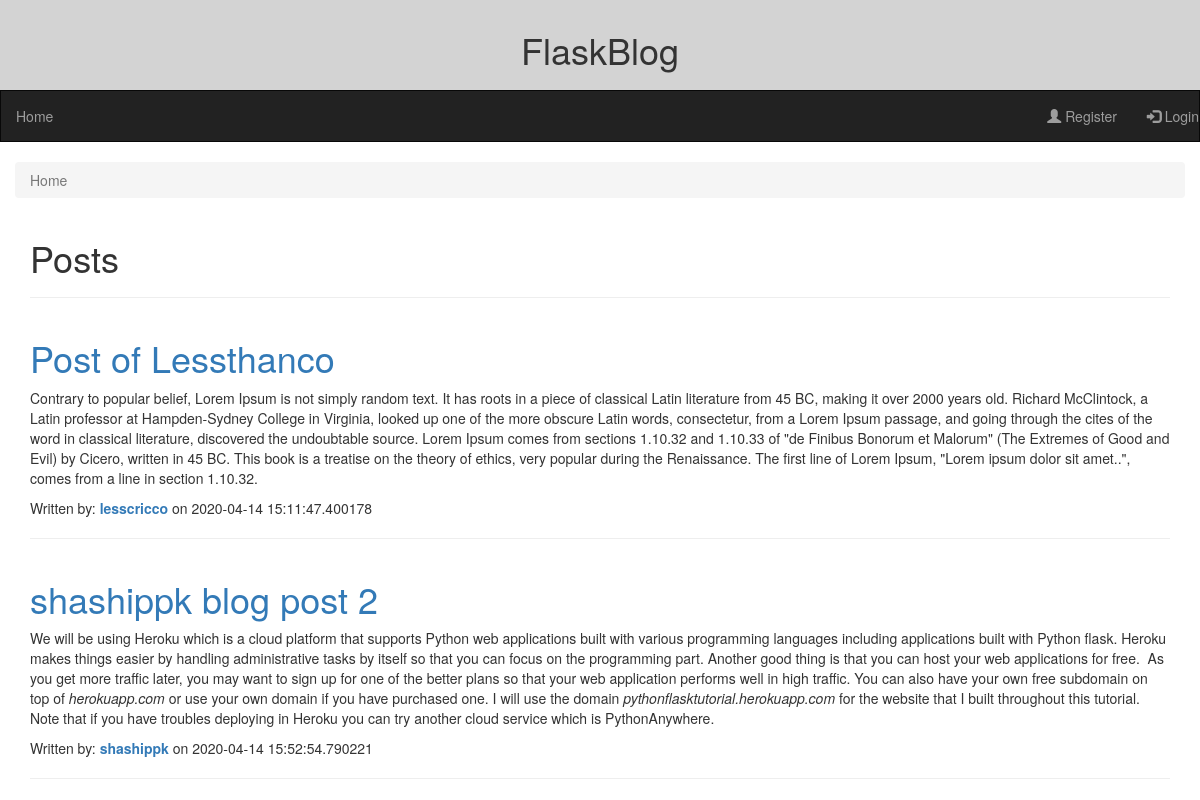
The page / on the database its author committed.
### app.py (models this page shows, shortened)
class Blogpost(db.Model):
    id=db.Column(db.Integer,primary_key=True)
    title=db.Column(db.String(1000),nullable=False)
    content=db.Column(db.Text,nullable=False)
    author=db.Column(db.String(100),default="Anonymous")
    authorid=db.Column(db.Integer)
    date=db.Column(db.DateTime,default=datetime.utcnow)

### app.py (the view)
@app.route("/")
def main():
    blogposts=Blogpost.query.all()
    return render_template('home.html',blogposts=blogposts)

### templates/home.html (shortened to what this page needs)
{% extends 'main.html'%}
{% block sub_content%}
        <div class="container-fluid">
          <ul class="breadcrumb">
              <li class="breadcrumb-item active">Home</li>
            </ul>
      </div>
      <div class="container">
      <h1>Posts</h1>
      <hr>
    </div>
      {% if blogposts %}
        {% for posts in blogposts %}
        <div class="container">
         <a href="/{{posts.title}}" style="text-decoration: none;"> <h1>{{posts.title}}</h1></a>
          <p>{{posts.content|safe}}</p>
         <p> Written by:<a href="/author/{{posts.author}}" style="font-weight: bold;"> {{posts.author}} </a> on {{posts.date}}</p>
         <hr>
        </div>
        {% endfor%}
      {% else %}
        <p></p>
      {% endif %}
{% endblock %}

### templates/main.html (shortened to what this page needs)
{% extends 'bootstrap/base.html'%}
{%block head%}
{{super()}}
{% endblock%}
{% block navbar %}
    {% include 'navbar.html'%}
{% endblock%}
{% block content %}
    {%block sub_content%}
    {% endblock %}
{% endblock %}

### templates/navbar.html (shortened to what this page needs)
<div class="container p-4" style="background-color:lightgray;width: auto;padding: 10px;">
    <h1 class="display-1 text-center">FlaskBlog</h1>
</div>
<nav class="navbar navbar-inverse navbar-expand-sm bg-light navbar-light sticky-top" style="border-radius: 0px;">
      <ul class="nav navbar-nav">
        <li class=""><a href="/">Home</a></li>
      </ul>
      <ul class="nav navbar-nav navbar-right">
        {% if session.login %}
          <li style="color: white;"><a><span class="glyphicon glyphicon-user"></span> {{session['username']}}</a></li>
         <li><a href="/logout"><span class="glyphicon glyphicon-log-in"></span> Logout</a></li>
        {% else %}
          <li><a href="/register"><span class="glyphicon glyphicon-user"></span> Register</a></li>
          <li><a href="/login"><span class="glyphicon glyphicon-log-in"></span> Login</a></li>
        {% endif %}
      </ul>
  </nav>

### rows shown on the page
Blogpost: title "Post of Lessthanco", content "Contrary to popular belief, Lorem Ipsum is not simply random text. It has roots in a piece of classical Latin literature from 45 BC, making it over 2000 years old. Richard McClintock, a Latin professor at Hampden-Sydney College in Virginia, looked up one of the more obscure Latin words, consectetur, from a Lorem Ipsum passage, and going through the cites of the word in classical literature, discovered the undoubtable source. Lorem Ipsum comes from sections 1.10.32 and 1.10.33 of \"de Finibus Bonorum et Malorum\" (The Extremes of Good and Evil) by Cicero, written in 45 BC. This book is a treatise on the theory of ethics, very popular during the Renaissance. The first line of Lorem Ipsum,…", author "lesscricco", date "2020-04-14 15:11:47.400178"
Blogpost: title "shashippk blog post 2", content "We will be using Heroku which is a cloud platform that supports Python web applications built with various programming languages including applications built with Python flask. Heroku makes things easier by handling administrative tasks by itself so that you can focus on the programming part. Another good thing is that you can host your web applications for free. As you get more traffic later, you may want to sign up for one of the better plans so that your web application performs well in high traffic. You can also have your own free subdomain on top of herokuapp.com or use your own domain if you have purchased one. I will use the domain pythonflasktutorial.herokuapp.com for the website…", author "shashippk", date "2020-04-14 15:52:54.790221"
